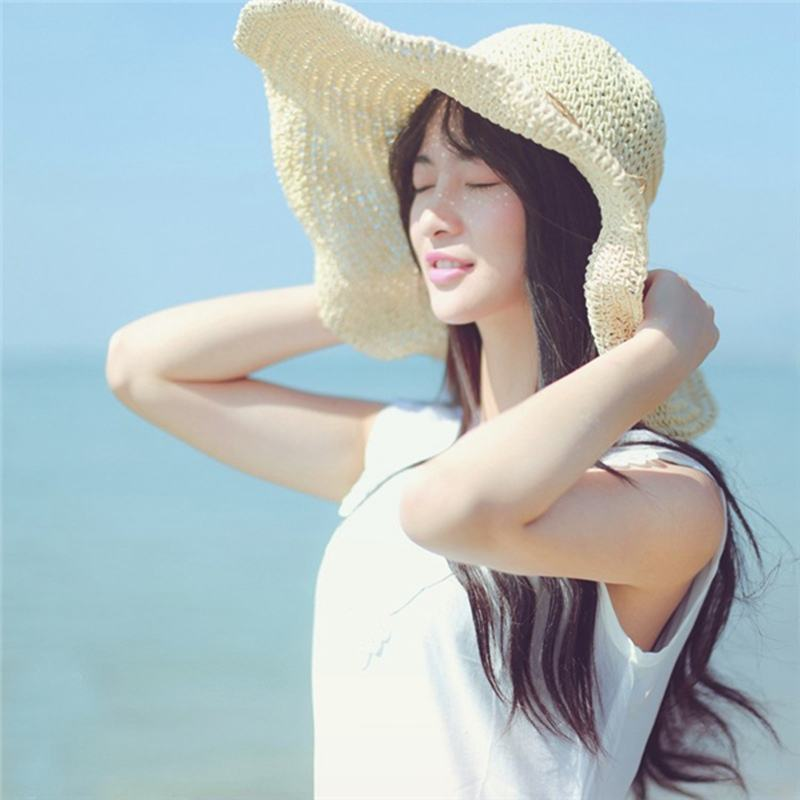
#> input picture learn.jpg, 800 x 800 px, found by its file name
$ python '基本图像处理.py'
#> lines starting #> are read from the running program, lines starting #| are printed output that depends on the picture
from PIL import Image
from pylab import *
import os.path
def get_imglist(path):
    #注意列表解析式的用法
    return [os.path.join(path,f) for f in os.listdir(path) if f.endswith('.jpg')]

def convert_to_jpg(img_list):
    for img_file in img_list:
        outfile = os.path.splitext(img_file)[0]+'.jpg'
        if img_file != outfile:
            Image.open(img_file).save(outfile)
        else:
            print("convet"+img_file+"failed")
#创建缩略图
def create_thum(img):
    img.thumbnail((128,128)) #对自身进行操作
    img.save("thum.jpg")

path = r'C:\Users\dreamer\Desktop\opencv-learn\images'
img = Image.open(path+'\learn.jpg')
#> img is the input picture: PIL image 800x800 RGB; mean R, G, B 176.1, 189.3, 192
# create_thum(img)
#图像的复制和粘贴和剪切指定区域
box = (0,0,400,400)
region = img.crop(box)
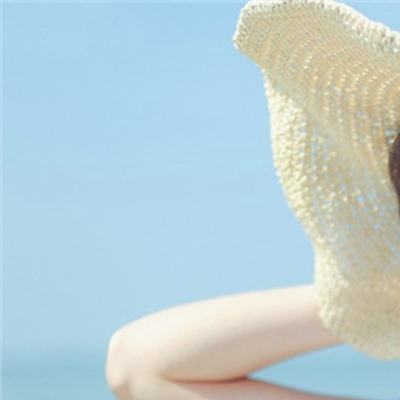
#> region: PIL image 400x400 RGB; mean R, G, B 186.1, 207.8, 213
s = region.transpose(Image.ROTATE_180).save("rotate_180.jpg")
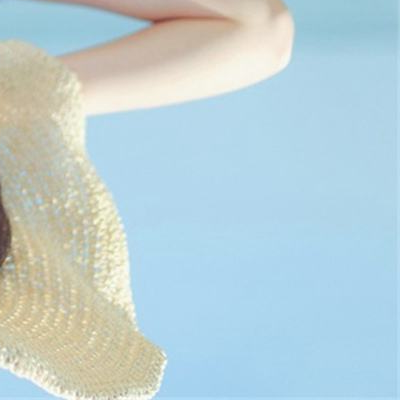
#> saved as rotate_180.jpg: PIL image 400x400 RGB; mean R, G, B 186.1, 207.8, 213
#> (the run stopped early here; a loop or call above may not have finished)
